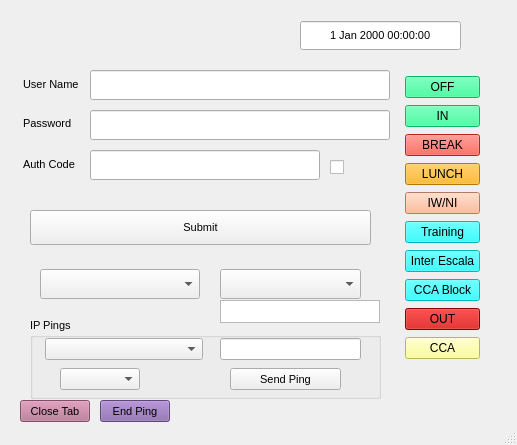
<?xml version="1.0" encoding="UTF-8"?>
<ui version="4.0">
 <class>MainWindow</class>
 <widget class="QMainWindow" name="MainWindow">
  <property name="geometry">
   <rect>
    <x>0</x>
    <y>0</y>
    <width>517</width>
    <height>445</height>
   </rect>
  </property>
  <property name="windowTitle">
   <string>MainWindow</string>
  </property>
  <widget class="QWidget" name="centralwidget">
   <widget class="QStackedWidget" name="stackedWidget">
    <property name="enabled">
     <bool>true</bool>
    </property>
    <property name="geometry">
     <rect>
      <x>0</x>
      <y>-10</y>
      <width>521</width>
      <height>461</height>
     </rect>
    </property>
    <property name="font">
     <font>
      <pointsize>8</pointsize>
     </font>
    </property>
    <property name="currentIndex">
     <number>0</number>
    </property>
    <widget class="QWidget" name="page">
     <widget class="QWidget" name="verticalLayoutWidget">
      <property name="geometry">
       <rect>
        <x>400</x>
        <y>80</y>
        <width>85</width>
        <height>298</height>
       </rect>
      </property>
      <layout class="QVBoxLayout" name="verticalLayout">
       <property name="leftMargin">
        <number>5</number>
       </property>
       <property name="topMargin">
        <number>5</number>
       </property>
       <property name="rightMargin">
        <number>5</number>
       </property>
       <property name="bottomMargin">
        <number>5</number>
       </property>
       <item>
        <widget class="QPushButton" name="Off_pushButton">
         <property name="styleSheet">
          <string notr="true">background-color: rgb(16, 255, 136);</string>
         </property>
         <property name="text">
          <string>OFF</string>
         </property>
        </widget>
       </item>
       <item>
        <widget class="QPushButton" name="In_pushButton">
         <property name="styleSheet">
          <string notr="true">background-color: rgb(16, 255, 136);</string>
         </property>
         <property name="text">
          <string>IN</string>
         </property>
        </widget>
       </item>
       <item>
        <widget class="QPushButton" name="Break_pushButton">
         <property name="styleSheet">
          <string notr="true">background-color: rgb(255, 53, 35);</string>
         </property>
         <property name="text">
          <string>BREAK</string>
         </property>
        </widget>
       </item>
       <item>
        <widget class="QPushButton" name="Lunch_pushButton">
         <property name="styleSheet">
          <string notr="true">background-color: rgb(255, 170, 0);</string>
         </property>
         <property name="text">
          <string>LUNCH</string>
         </property>
        </widget>
       </item>
       <item>
        <widget class="QPushButton" name="IW_pushButton">
         <property name="styleSheet">
          <string notr="true">background-color: rgb(255, 170, 127);</string>
         </property>
         <property name="text">
          <string>IW/NI</string>
         </property>
        </widget>
       </item>
       <item>
        <widget class="QPushButton" name="Training_pushButton">
         <property name="styleSheet">
          <string notr="true">background-color: rgb(0, 255, 255);</string>
         </property>
         <property name="text">
          <string>Training</string>
         </property>
        </widget>
       </item>
       <item>
        <widget class="QPushButton" name="InterEscal_pushButton">
         <property name="styleSheet">
          <string notr="true">background-color: rgb(0, 255, 255);</string>
         </property>
         <property name="text">
          <string>Inter Escala</string>
         </property>
        </widget>
       </item>
       <item>
        <widget class="QPushButton" name="CCABlock_pushButton">
         <property name="styleSheet">
          <string notr="true">background-color: rgb(0, 255, 255);</string>
         </property>
         <property name="text">
          <string>CCA Block</string>
         </property>
        </widget>
       </item>
       <item>
        <widget class="QPushButton" name="Out_pushButton">
         <property name="styleSheet">
          <string notr="true">background-color: rgb(195, 0, 0);</string>
         </property>
         <property name="text">
          <string>OUT</string>
         </property>
        </widget>
       </item>
       <item>
        <widget class="QPushButton" name="CCA_pushButton">
         <property name="styleSheet">
          <string notr="true">background-color: rgb(255, 255, 127);</string>
         </property>
         <property name="text">
          <string>CCA</string>
         </property>
        </widget>
       </item>
      </layout>
     </widget>
     <widget class="QCheckBox" name="checkBox">
      <property name="geometry">
       <rect>
        <x>330</x>
        <y>162</y>
        <width>21</width>
        <height>31</height>
       </rect>
      </property>
      <property name="text">
       <string/>
      </property>
     </widget>
     <widget class="QComboBox" name="comboBox">
      <property name="geometry">
       <rect>
        <x>220</x>
        <y>279</y>
        <width>141</width>
        <height>30</height>
       </rect>
      </property>
      <property name="currentIndex">
       <number>-1</number>
      </property>
     </widget>
     <widget class="QPushButton" name="ClockInpushButton">
      <property name="geometry">
       <rect>
        <x>30</x>
        <y>220</y>
        <width>341</width>
        <height>35</height>
       </rect>
      </property>
      <property name="text">
       <string>Submit</string>
      </property>
     </widget>
     <widget class="QDateTimeEdit" name="dateTimeEdit">
      <property name="geometry">
       <rect>
        <x>300</x>
        <y>30</y>
        <width>161</width>
        <height>31</height>
       </rect>
      </property>
      <property name="alignment">
       <set>Qt::AlignmentFlag::AlignCenter</set>
      </property>
      <property name="buttonSymbols">
       <enum>QAbstractSpinBox::ButtonSymbols::NoButtons</enum>
      </property>
      <property name="timeSpec">
       <enum>Qt::TimeSpec::LocalTime</enum>
      </property>
     </widget>
     <widget class="QLineEdit" name="PassWtextEdit">
      <property name="geometry">
       <rect>
        <x>90</x>
        <y>120</y>
        <width>300</width>
        <height>30</height>
       </rect>
      </property>
      <property name="inputMethodHints">
       <set>Qt::InputMethodHint::ImhNone</set>
      </property>
      <property name="dragEnabled">
       <bool>false</bool>
      </property>
     </widget>
     <widget class="QLineEdit" name="UserNmtextEdit">
      <property name="geometry">
       <rect>
        <x>90</x>
        <y>80</y>
        <width>300</width>
        <height>30</height>
       </rect>
      </property>
      <property name="styleSheet">
       <string notr="true"/>
      </property>
     </widget>
     <widget class="QLabel" name="PassWlabel">
      <property name="geometry">
       <rect>
        <x>23</x>
        <y>120</y>
        <width>50</width>
        <height>27</height>
       </rect>
      </property>
      <property name="text">
       <string>Password</string>
      </property>
     </widget>
     <widget class="QLabel" name="UserNmlabel">
      <property name="geometry">
       <rect>
        <x>23</x>
        <y>80</y>
        <width>58</width>
        <height>28</height>
       </rect>
      </property>
      <property name="text">
       <string>User Name</string>
      </property>
     </widget>
     <widget class="QLineEdit" name="CodelineEdit">
      <property name="geometry">
       <rect>
        <x>90</x>
        <y>160</y>
        <width>230</width>
        <height>30</height>
       </rect>
      </property>
     </widget>
     <widget class="QLabel" name="Code_Label">
      <property name="geometry">
       <rect>
        <x>23</x>
        <y>160</y>
        <width>57</width>
        <height>28</height>
       </rect>
      </property>
      <property name="text">
       <string>Auth Code</string>
      </property>
     </widget>
     <widget class="QComboBox" name="CCABBRcomboBox">
      <property name="geometry">
       <rect>
        <x>40</x>
        <y>279</y>
        <width>160</width>
        <height>30</height>
       </rect>
      </property>
      <property name="currentIndex">
       <number>-1</number>
      </property>
     </widget>
     <widget class="QGroupBox" name="IPPings">
      <property name="geometry">
       <rect>
        <x>30</x>
        <y>328</y>
        <width>351</width>
        <height>81</height>
       </rect>
      </property>
      <property name="title">
       <string>IP Pings</string>
      </property>
      <widget class="QComboBox" name="Subnet_Box">
       <property name="geometry">
        <rect>
         <x>15</x>
         <y>20</y>
         <width>158</width>
         <height>22</height>
        </rect>
       </property>
       <property name="font">
        <font>
         <pointsize>8</pointsize>
        </font>
       </property>
       <property name="toolTip">
        <string>&lt;html&gt;&lt;head/&gt;&lt;body&gt;&lt;p&gt;&lt;span style=&quot; font-size:10pt;&quot;&gt;Choose the &lt;/span&gt;&lt;span style=&quot; font-family:'Arial','Helvetica','sans-serif'; font-size:10pt; font-weight:700; color:#222222;&quot;&gt;Subnet Mask&lt;/span&gt;&lt;/p&gt;&lt;/body&gt;&lt;/html&gt;</string>
       </property>
      </widget>
      <widget class="QLineEdit" name="GWIPlineEdit">
       <property name="geometry">
        <rect>
         <x>190</x>
         <y>20</y>
         <width>141</width>
         <height>22</height>
        </rect>
       </property>
       <property name="toolTip">
        <string>&lt;html&gt;&lt;head/&gt;&lt;body&gt;&lt;p&gt;Use The &lt;span style=&quot; font-weight:700;&quot;&gt;Gateway IP&lt;/span&gt;&lt;/p&gt;&lt;/body&gt;&lt;/html&gt;</string>
       </property>
      </widget>
      <widget class="QComboBox" name="NipComboBox">
       <property name="geometry">
        <rect>
         <x>30</x>
         <y>50</y>
         <width>80</width>
         <height>22</height>
        </rect>
       </property>
       <property name="font">
        <font>
         <pointsize>8</pointsize>
        </font>
       </property>
      </widget>
      <widget class="QPushButton" name="PingButton">
       <property name="geometry">
        <rect>
         <x>200</x>
         <y>50</y>
         <width>111</width>
         <height>22</height>
        </rect>
       </property>
       <property name="text">
        <string>Send Ping</string>
       </property>
      </widget>
     </widget>
     <widget class="QPushButton" name="CloseTab">
      <property name="geometry">
       <rect>
        <x>20</x>
        <y>410</y>
        <width>70</width>
        <height>22</height>
       </rect>
      </property>
      <property name="font">
       <font>
        <pointsize>8</pointsize>
       </font>
      </property>
      <property name="styleSheet">
       <string notr="true">background-color: rgb(179, 110, 141);</string>
      </property>
      <property name="text">
       <string>Close Tab</string>
      </property>
     </widget>
     <widget class="QPushButton" name="pushButton_2">
      <property name="geometry">
       <rect>
        <x>100</x>
        <y>410</y>
        <width>70</width>
        <height>22</height>
       </rect>
      </property>
      <property name="font">
       <font>
        <pointsize>8</pointsize>
       </font>
      </property>
      <property name="styleSheet">
       <string notr="true">background-color: rgb(133, 98, 168);</string>
      </property>
      <property name="text">
       <string>End Ping</string>
      </property>
     </widget>
     <widget class="QTextEdit" name="NSOID">
      <property name="enabled">
       <bool>true</bool>
      </property>
      <property name="geometry">
       <rect>
        <x>220</x>
        <y>310</y>
        <width>160</width>
        <height>23</height>
       </rect>
      </property>
      <property name="verticalScrollBarPolicy">
       <enum>Qt::ScrollBarPolicy::ScrollBarAlwaysOff</enum>
      </property>
      <property name="horizontalScrollBarPolicy">
       <enum>Qt::ScrollBarPolicy::ScrollBarAlwaysOff</enum>
      </property>
     </widget>
    </widget>
    <widget class="QWidget" name="page_2"/>
   </widget>
  </widget>
  <widget class="QStatusBar" name="statusbar"/>
 </widget>
 <resources/>
 <connections/>
</ui>
